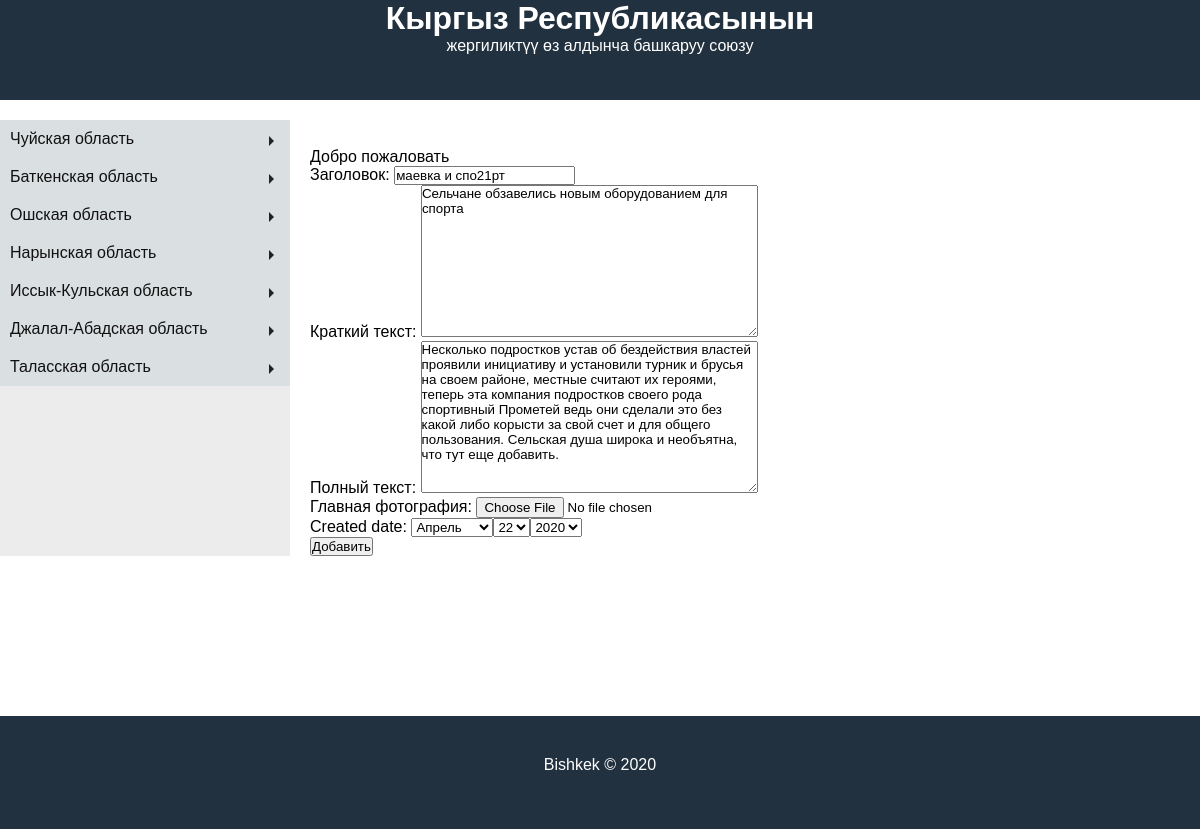
/account/post_edit-/1, run on the app's committed database.
### blog/models.py (models this page shows, shortened)
class State(models.Model):
    name = models.CharField(verbose_name='имя', max_length=100)
    slug = models.SlugField('url', max_length=100)
    class Meta:
        verbose_name = 'Область'
        verbose_name_plural = 'Области'

class Post(models.Model):
    author = models.ForeignKey(User, verbose_name='Автор', on_delete=models.SET_NULL, null=True, blank=True,related_name='author')
    title = models.CharField(verbose_name='заголовок', max_length=200, unique=True)
    mini_text = models.TextField(verbose_name='краткий текст')
    text = models.TextField(verbose_name='полный текст')
    image = models.ImageField('Главная фотография', upload_to='media/post/', null=True, blank=True)
    created_date = models.DateTimeField(auto_now_add=False)
    slug = models.SlugField(verbose_name='url', max_length=200)
    tags = models.ManyToManyField(Tag, verbose_name='Тег', blank=True)
    update = models.DateTimeField(auto_now_add=True)
    class Meta:
        verbose_name = 'Пост'
        verbose_name_plural = 'Посты'

### account/views.py (the view)
# urls.py: path('post_edit-/<int:pk>', views.editPost, name='post_edit'),
def editPost(request,pk):
    States = State.objects.all()
    post=get_object_or_404(Post, pk=pk)
    if request.method=='POST':
        form = PostForm(request.POST, instance=post)
        if form.is_valid():
            form.save()
            return HttpResponseRedirect('/account')
    else:
        form=PostForm(instance=post)
    return render(request, 'account/post_edit.html', {'section': 'dashboard', 'PostForm': form, 'states': States,'post':post})

### blog/forms.py
class PostForm(ModelForm):
    class Meta:
        model = Post
        fields = ['title','mini_text','text','image','created_date']
        widgets = {
            'created_date':SelectDateWidget
        }

### templates/account/post_edit.html (shortened to what this page needs)
{% extends "base.html" %}
{% load static %}
{% block content %}
 <h1>Рабочий стол</h1>
 <p>Добро пожаловать</p>
<form enctype="multipart/form-data" method="post" action="{% url 'post_edit' pk=post.pk %}">
 {{PostForm.as_p}}
<input type="submit" value="Добавить">
</form>
 {% endblock %}

### templates/base.html (shortened to what this page needs)
{% load static %}
<!doctype html>
<html>
<head>
     <link href="{% static 'account/css/style.css' %}" rel="stylesheet">
</head>
<body id = 'Body'>
<main>
    <header>
        <h1>Кыргыз Республикасынын</h1>
        <p>жергиликтүү өз алдынча башкаруу союзу</p>
    </header>
    <aside>
        <ul class="menu">
            {%for state in states%}
            <li class="menu_list"><a href="#">{{state.name}}</a>
            </li>
            {%endfor%}
        </ul>
    </aside>
    <article>
        <div id="content">
            {% block content %}
            {% endblock %}
         </div>
    </article>
    <footer>
        <p>
             Bishkek &copy; 2020
        </p>
    </footer>
</main>
</body>
</html>

### static/account/css/style.css (style rules this page uses)
* { margin: 0; padding: 0; font-family: Verdana, sans-serif; }
main { display: grid; grid-gap: 20px; grid-template-rows: 100px auto auto 100px; grid-template-areas: "header" "aside" "article" "footer"; }
body { min-height: 100%; }
header { grid-area: header; background-color: #22313F; grid-column: 1/4; }
aside { grid-area: aside; background-color: #ECECEC; }
article { grid-area: article; }
footer { grid-area: footer; background-color: #22313F; -ms-grid-column: line2 / line3; grid-column: 1/4; -ms-grid-row: 3/4; grid-row: row3 / row4; height:113px }
@media (min-width: 640px) { main { grid-template-columns: 1fr 3fr; grid-template-rows: 100px auto 100px; grid-template-areas: "header header" "aside article" "footer footer" } }
article { display: grid; grid-template-columns: repeat(auto-fit, minmax(320px, 5fr)); grid-auto-rows: minmax(200px, auto); grid-gap: 20px; padding-right: 20px; }
h1, header p { color: #fff; text-align: center; }
footer p { text-align: center; margin-top: 40px; color: #fff; flex: 0 0 auto; }
.menu li { list-style-type: none; }
a { text-decoration: none; }
.menu a { background-color: #DADFE1; color: #111; padding: 10px; display: block; transition: .5s all; }
.menu_list { position: relative; }
.menu_list::after { content: " "; position: absolute; border: 5px solid; border-color: transparent transparent transparent #222 ; top: 1em; right: .7em; transition: .5s; }

### data on the page
State: name "Чуйская область"
State: name "Баткенская область"
State: name "Ошская область"
State: name "Нарынская область"
State: name "Иссык-Кульская область"
State: name "Джалал-Абадская область"
State: name "Таласская область"
Post: title "маевка и спо21рт", mini_text "Сельчане обзавелись новым оборудованием для спорта", text "Несколько подростков устав об бездействия властей проявили инициативу и установили турник и брусья на своем районе, местные считают их героями, теперь эта компания подростков своего рода спортивный Прометей ведь они сделали это без какой либо корысти за свой счет и для общего пользования. Сельская душа широка и необъятна, что тут еще добавить."
